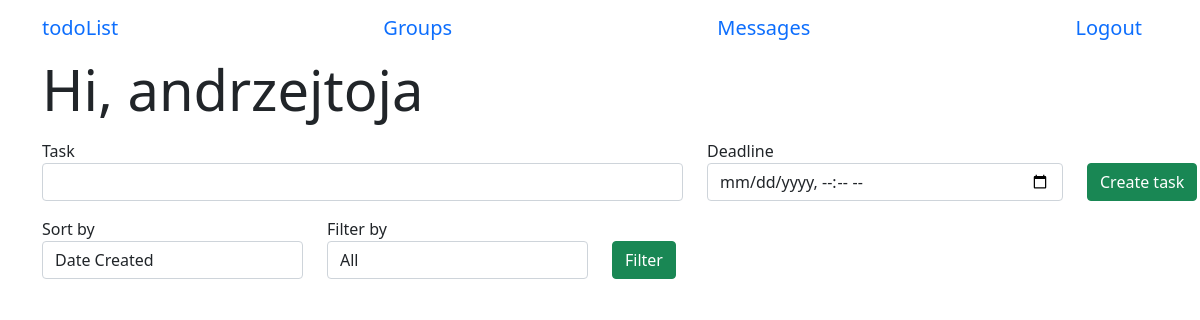
/menu (signed in), run on an earlier commit of the app's database.
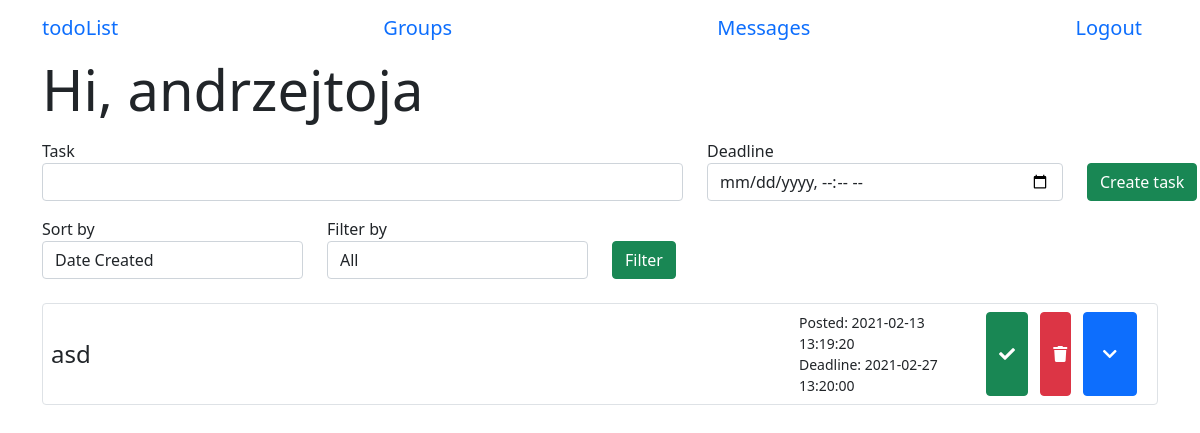
And on a later commit of the database.
### app/models.py (models this page shows, shortened)
class Task(db.Model):
    id = db.Column(db.Integer, primary_key=True)
    task = db.Column(db.String(140))
    timestamp = db.Column(db.DateTime, index=True, default=datetime.now())
    deadline = db.Column(db.DateTime, index=True)
    is_completed = db.Column(db.Boolean, default=False)
    description = db.Column(db.String(500), default="")
    subtasks = db.relationship('Subtask', backref='main_task', lazy='dynamic')
    user_id = db.Column(db.Integer, db.ForeignKey('user.id'))
    group_id = db.Column(db.Integer, db.ForeignKey('group.id'))

### app/routes.py (the view)
@login_required
@app.route('/menu', methods=['GET', 'POST'])
def menu():
    task_form = TaskForm()
    filter_form = FilterForm()
    tasks = current_user.get_tasks()
    if task_form.submit1.data and task_form.validate_on_submit():
        task = Task(task=task_form.task.data, deadline=task_form.deadline.data, author=current_user)
        db.session.add(task)
        db.session.commit()
        tasks = current_user.get_tasks()
        return redirect(url_for('menu'))
    if filter_form.submit2.data and filter_form.validate_on_submit():
        tasks = current_user.get_tasks_filtered(filter_form.sort_by.data, filter_form.filter_by.data)
    return render_template('menu.html', user=current_user, form=task_form, filter_form=filter_form, tasks=tasks, date=datetime.now())

### app/forms.py (shortened to what this page needs)
class TaskForm(FlaskForm):
    task = StringField('Task', validators=[DataRequired()])
    deadline = DateTimeLocalField('Deadline', validators=[DataRequired()], format='%Y-%m-%dT%H:%M')
    submit1 = SubmitField('Create task')

class FilterForm(FlaskForm):
    sort_by = SelectField('Sort by', choices=['Date Created', 'Deadline'], validators=[])
    filter_by = SelectField('Filter by', choices=['All', 'Completed', "Uncompleted"], validators=[])
    submit2 = SubmitField('Filter')

### app/models.py (called while the page is built)
@login.user_loader
def load_user(id):
    return User.query.get(int(id))

    def get_tasks(self):
        return Task.query.filter_by(user_id=self.id)

### app/templates/menu.html (shortened to what this page needs)
{% extends 'base.html' %}
{% block start %}Hi, {{ user.username }}{% endblock %}
{% block body %}
    <form action="" method="POST" class="add-task">
        <div class="row">
            <p class="col-7">
                {{ form.task.label }}
                {{ form.task(class_="form-control") }}
            </p>
            <p class="col-4">
                {{ form.deadline.label }}
                {{ form.deadline(class_="form-control date-input", type="datetime-local") }}
            </p>
            <p class="col-1">
                {{ form.submit1(class_="btn btn-success mt-4") }}
            </p>
        </div>
    </form>
    <form action="" method="POST" class="select">
        <div class="row">
            <p class="col-3">
                {{ filter_form.sort_by.label }}
                {{ filter_form.sort_by(class_="form-control") }}
            </p>
            <p class="col-3">
                {{ filter_form.filter_by.label }}
                {{ filter_form.filter_by(class_="form-control") }}
            </p>
            <p class="col-1">
                {{ filter_form.submit2(class_="btn btn-success mt-4") }}
            </p>
        </div>
    </form>
    <div class="tasks">
        <div class="accordion" id="acc">
            {% for task in tasks %}
                <div class="accordion-item p-2 mt-2 mb-2 border rounded">
                    <div class="accordion-header row" id={{ "task" + task.id|string }}>
                        <div class="col-8 h4 my-auto">
                            {% if task.is_completed %}
                                <s>{{ task.task }}</s>
                            {% else %}
                                {{ task.task }}
                            {% endif %}
                        </div>
                        <div class="col-2 my-auto">
                            <div class="date">
                                Posted: {{ task.timestamp.strftime("%Y-%m-%d %H:%M:%S") }}
                            </div>
                            {% if task.deadline.timestamp() - task.timestamp.timestamp() < 0 %}
                                <div class="date text-danger">
                                    Deadline: {{ task.deadline }}
                                </div>
                            {% else %}
                                <div class="date" color="red">
                                    Deadline: {{ task.deadline }}
                                </div>
                            {% endif %}
                        </div>
                        <div class="col-2 row">
                            <form class="col-4 form-temp" action={{ "/change_status/" + task.id|string }}>
                                {% if task.is_completed %}
                                    <button type="submit" class="btn btn-warning form-item h-100"><i class="fas fa-times"></i></button>
                                {% else %}
                                    <button type="submit" class="btn btn-success form-item h-100"><i class="fas fa-check"></i></button>
                                {% endif %}
                            </form>
                            <form class="col-4 form-temp" action={{ "/delete/" + task.id|string }}>
                                <button type="submit" class="btn btn-danger w-100 h-100 form-item"><i class="fas fa-trash"></i></button>
                            </form>
                            <button class="btn btn-primary col-4" type="button" data-toggle="collapse" data-target={{ "#collapse" + task.id|string }} aria-expanded="false" aria-controls={{ "collapse" + task.id|string }}>
                                <i class="fas fa-chevron-down"></i>
                            </button>
                        </div>
                    </div>
                </div>
            </div>
        {% endfor %}
    </div>
{% endblock %}

What changed in the data, as far as the page shows it:
added Task: task "asd", timestamp "2021-02-13 13:19:20", deadline "2021-02-27 13:20:00", is_completed False (drawn)
